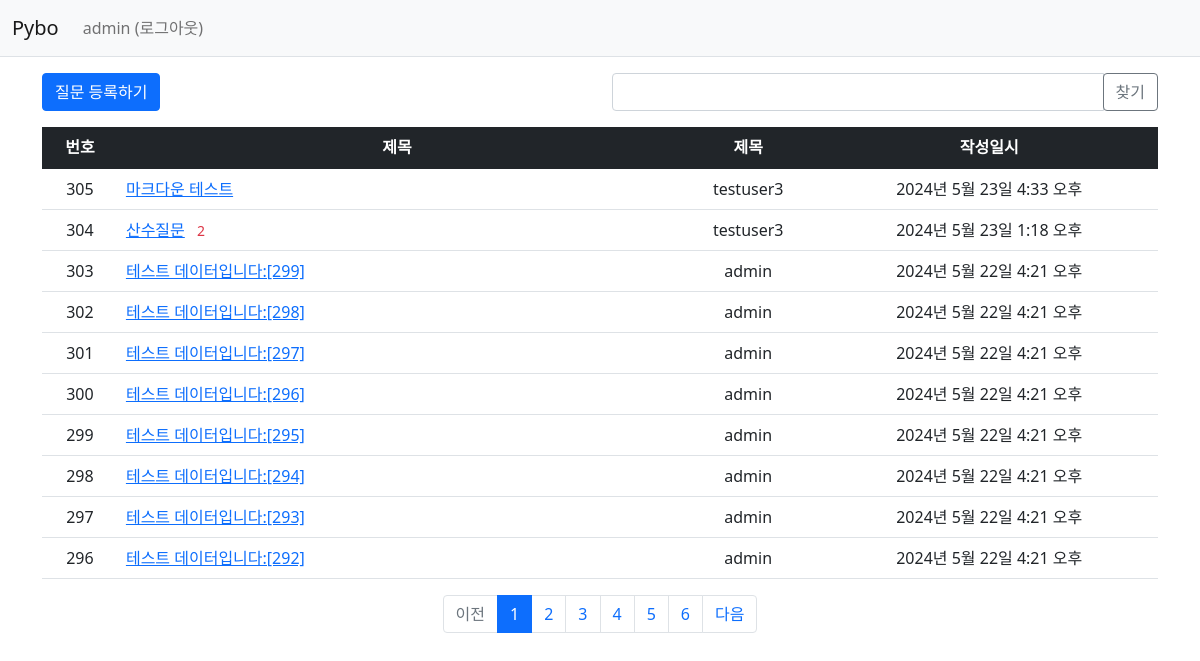
The app's page /pybo/ (signed in) with its own data.
### pybo/models.py (models this page shows, shortened)
class Question(models.Model):
    author = models.ForeignKey(User, on_delete = models.CASCADE, related_name='author_question')
    subject = models.CharField(max_length = 200)
    content = models.TextField()
    create_date = models.DateTimeField()
    modify_date = models.DateTimeField(null = True, blank = True)
    voter = models.ManyToManyField(User, related_name='voter_question')

### pybo/views/base_views.py (the view, shortened to what this page needs)
# urls.py: path("", base_views.index, name="index"),
def index(request):
    page = request.GET.get('page', '1')
    kw = request.GET.get('kw', '')
    question_list = Question.objects.order_by('-create_date')
    paginator = Paginator(question_list, 10)
    page_obj = paginator.get_page(page)
    context = {'question_list': page_obj, 'page': page, 'kw': kw}
    return render(request, 'pybo/question_list.html', context)

### pybo/templatetags/pybo_filter.py (called while the page is built)
@register.filter
def sub(value, arg):
    return value - arg

### templates/pybo/question_list.html (shortened to what this page needs)
{% extends 'base.html' %}
{% load pybo_filter %}
{% block content %}
<div class="container my-3">
  <div class="row my-3">
    <div class="col-6">
        <a href="{% url 'pybo:question_create' %}" class="btn btn-primary">질문 등록하기</a>
    </div>
    <div class="col-6">
        <div class="input-group">
            <input type="text" id="search_kw" class="form-control" value="{{ kw|default_if_none:'' }}">
            <div class="input-group-append">
                <button class="btn btn-outline-secondary" type="button" id="btn_search">찾기</button>
            </div>
        </div>
    </div>
  </div>
  <table class="table">
    <thead>
      <tr class="table-dark text-center">
        <th>번호</th>
        <th style="width:50%">제목</th>
        <th>제목</th>
        <th>작성일시</th>
      </tr>
    </thead>
    <tbody>
      {% if question_list %}
      {% for question in question_list %}
      <tr class="text-center">
        <td>
          {{ question_list.paginator.count|sub:question_list.start_index|sub:forloop.counter0|add:1 }}
        </td>
        <td class="text-start">
          <a href="{% url 'pybo:detail' question.id %}">{{ question.subject }}</a>
          {% if question.answer_set.count > 0 %}
          <span class="text-danger small mx-2">{{question.answer_set.count}}</span>
          {% endif %}
        </td>
        <td>{{ question.author.username }}</td>
        <td>{{ question.create_date }}</td>
      </tr>
      {% endfor %}
      {% else %}
      <tr>
        <td colspan="4">질문이 없습니다.</td>
      </tr>
      {% endif %}
    </tbody>
  </table>
  <ul class="pagination justify-content-center">
    {% if question_list.has_previous %}
    <li class="page-item">
      <a class="page-link" data-page="{{ question_list.previous_page_number }}" href="javascript:void(0)">이전</a>
    </li>
    {% else %}
    <li class="page-item disabled">
      <a class="page-link" tabindex="-1" aria-disabled="true" href="#">이전</a>
    </li>
    {% endif %}
    {% for page_number in question_list.paginator.page_range %}
    {% if page_number >= question_list.number|add:-5 and page_number <= question_list.number|add:5 %}
    {% if page_number == question_list.number %}
    <li class="page-item active" aria-current="page">
      <a class="page-link" data-page="{{ page_number }}" href="javascript:void(0)">{{ page_number }}</a>
    </li>
    {% else %}
    <li class="page-item">
      <a class="page-link" data-page="{{ page_number }}" href="javascript:void(0)">{{ page_number }}</a>
    </li>
    {% endif %}
    {% endif %}
    {% endfor %}
    {% if question_list.has_next %}
    <li class="page-item">
      <a class="page-link" data-page="{{ question_list.next_page_number }}" href="javascript:void(0)">다음</a>
    </li>
    {% else %}
    <li class="page-item disabled">
      <a class="page-link" tabindex="-1" aria-disabled="true" href="#">다음</a>
    </li>
    {% endif %}
  </ul>
</div>
{% endblock %}

### templates/navbar.html (shortened to what this page needs)
<nav class="navbar navbar-expand-lg navbar-light bg-light border-bottom">
  <div class="container-fluid">
    <a class="navbar-brand" href="{% url 'pybo:index' %}">Pybo</a>
    <div class="collapse navbar-collapse" id="navbarSupportedContent">
      <ul class="navbar-nav me-auto mb-2 mb-lg-0">
        <li class="nav-item">
          {% if user.is_authenticated %}
          <a class="nav-link" href="{% url 'common:logout' %}">{{ user.username }} (로그아웃)</a>
          {% else %}
          <a class="nav-link" href="{% url 'common:login' %}">로그인</a>
          {% endif %}
        </li>
      </ul>
    </div>
  </div>
</nav>

### records on screen
Question: paginator.count|sub "305", subject "마크다운 테스트", author.username "testuser3", create_date "2024년 5월 23일 4:33 오후"
Question: paginator.count|sub "304", subject "산수질문", answer_set.count "2", author.username "testuser3", create_date "2024년 5월 23일 1:18 오후"
Question: paginator.count|sub "303", subject "테스트 데이터입니다:[299]", author.username "admin", create_date "2024년 5월 22일 4:21 오후"
Question: paginator.count|sub "302", subject "테스트 데이터입니다:[298]", author.username "admin", create_date "2024년 5월 22일 4:21 오후"
Question: paginator.count|sub "301", subject "테스트 데이터입니다:[297]", author.username "admin", create_date "2024년 5월 22일 4:21 오후"
Question: paginator.count|sub "300", subject "테스트 데이터입니다:[296]", author.username "admin", create_date "2024년 5월 22일 4:21 오후"
Question: paginator.count|sub "299", subject "테스트 데이터입니다:[295]", author.username "admin", create_date "2024년 5월 22일 4:21 오후"
Question: paginator.count|sub "298", subject "테스트 데이터입니다:[294]", author.username "admin", create_date "2024년 5월 22일 4:21 오후"
Question: paginator.count|sub "297", subject "테스트 데이터입니다:[293]", author.username "admin", create_date "2024년 5월 22일 4:21 오후"
Question: paginator.count|sub "296", subject "테스트 데이터입니다:[292]", author.username "admin", create_date "2024년 5월 22일 4:21 오후"

### other values on screen
{{ user.username }} "admin"
{{ page_number }} "1"
{{ page_number }} "2" "3" "4" "5" "6"
